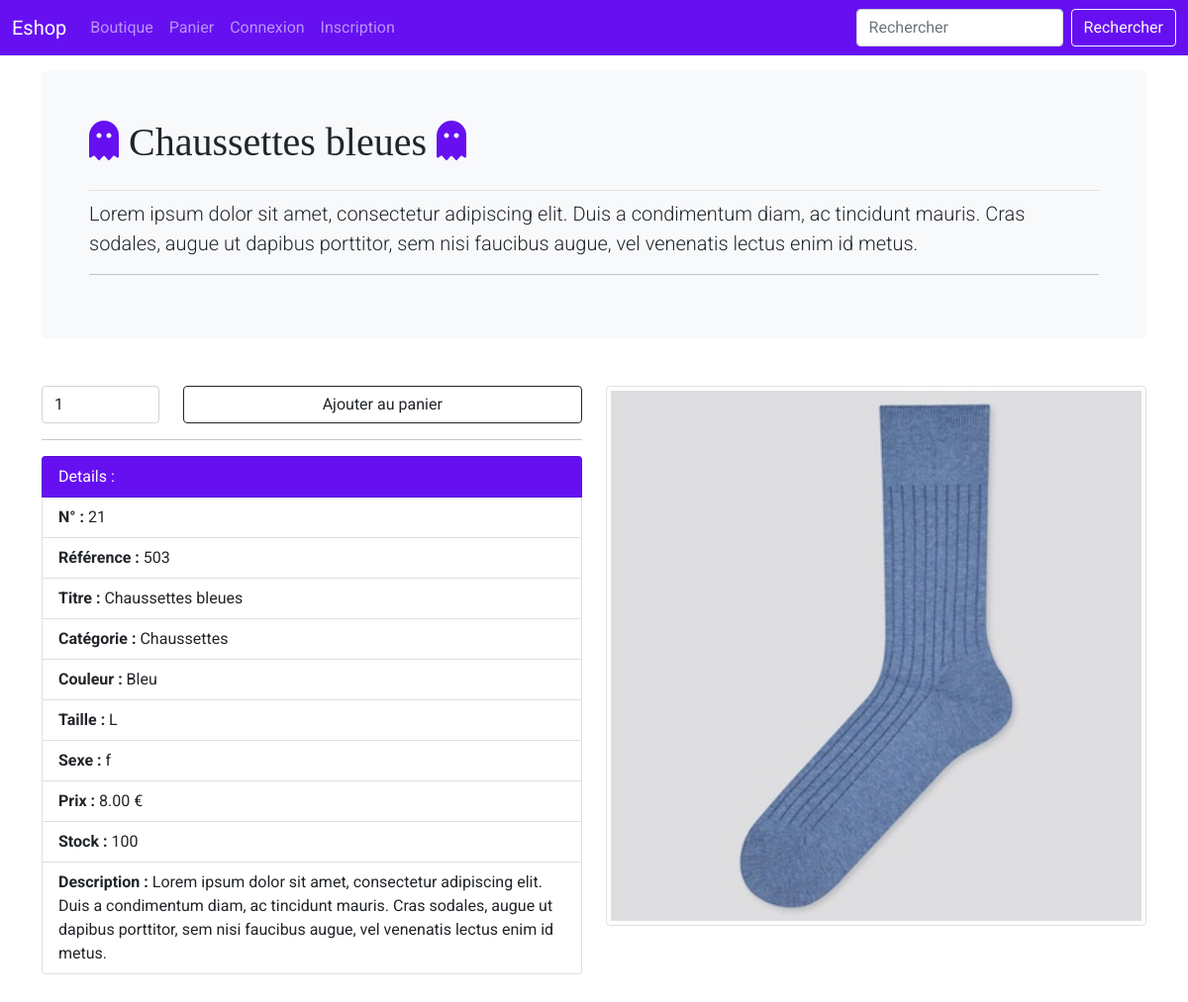
Screenshot of /fiche_article.php?id_article=21 with the database file from the repository.
### tables this page shows
CREATE TABLE IF NOT EXISTS `article` (
  `id_article` int(5) NOT NULL AUTO_INCREMENT,
  `reference` varchar(255) NOT NULL,
  `categorie` varchar(255) NOT NULL,
  `titre` varchar(255) NOT NULL,
  `description` text NOT NULL,
  `couleur` varchar(255) NOT NULL,
  `taille` varchar(255) NOT NULL,
  `sexe` enum('m','f') NOT NULL,
  `photo` varchar(255) NOT NULL,
  `prix` double(7,2) NOT NULL,
  `stock` int(4) NOT NULL,
  PRIMARY KEY (`id_article`),
  UNIQUE KEY `reference` (`reference`)
);

### fiche_article.php (the view, shortened to what this page needs)
<?php
include 'inc/init.inc.php';
if (isset($_GET['id_article'])) {
    $recup_article = $pdo->prepare("SELECT * FROM article WHERE id_article = :id_article");
    $recup_article->bindParam(':id_article', $_GET['id_article'], PDO::PARAM_STR);
    $recup_article->execute();
} else {
    header('location:index.php');
}
$infos_article = $recup_article->fetch(PDO::FETCH_ASSOC);
include 'inc/header.inc.php';
include 'inc/nav.inc.php';
?>
<main class="container">
    <div class="bg-light p-5 rounded">
        <h1 class="pb-4 border-bottom"><i class="fas fa-ghost couleur_icone"></i> <?php echo $infos_article['titre']; ?> <i class="fas fa-ghost couleur_icone"></i></h1>
        <p class="lead"><?php echo $infos_article['description']; ?></p>
        <?php echo $msg . '<hr>';  ?>
    </div>
    <div class="row">
        <div class="col-sm-6 mt-5">
            <?php if($infos_article['stock'] == 0) { ?>
            <p class="alert alert-danger">Rupture de stock pour cet article</p>
            <?php } else { ?>
            <form method="post" action="panier.php">
                <div class="row">
                    <div class="col-3">
                        <select name="quantite" class="form-control">
                        <?php
                            for($i = 1; $i <= $infos_article['stock'] && $i <= 5; $i++) {
                                echo '<option>' . $i . '</option>';
                            }
                        ?>
                        </select>
                    </div>
                    <div class="col-9">
                        <input type="submit" name="ajouter_panier" value="Ajouter au panier" class="btn btn-outline-dark w-100">
                    </div>
                </div>
            </form>
            <?php }  ?>
            <hr>
            <ul class="list-group">
                <li class="list-group-item bg-indigo text-white" aria-current="true">Details :</li>
                <li class="list-group-item"><b>N° :</b> <?php echo $infos_article['id_article']; ?> </li>
                <li class="list-group-item"><b>Référence :</b> <?php echo $infos_article['reference']; ?> </li>
                <li class="list-group-item"><b>Titre :</b> <?php echo $infos_article['titre']; ?> </li>
                <li class="list-group-item"><b>Catégorie :</b> <?php echo $infos_article['categorie']; ?> </li>
                <li class="list-group-item"><b>Couleur :</b> <?php echo $infos_article['couleur']; ?> </li>
                <li class="list-group-item"><b>Taille :</b> <?php echo $infos_article['taille']; ?> </li>
                <li class="list-group-item"><b>Sexe :</b> <?php echo $infos_article['sexe']; ?> </li>
                <li class="list-group-item"><b>Prix :</b> <?php echo $infos_article['prix']; ?> € </li>
                <li class="list-group-item"><b>Stock :</b> <?php echo $infos_article['stock']; ?> </li>
                <li class="list-group-item"><b>Description :</b> <?php echo $infos_article['description']; ?> </li>
            </ul>
        </div>
        <div class="col-sm-6 mt-5">
            <img src="<?php echo URL . 'assets/img_articles/' . $infos_article['photo']; ?>" alt="Image de l'article : <?php echo $infos_article['titre']; ?>" class="img-thumbnail w-100">
        </div>
    </div>
</main>
<?php
include 'inc/footer.inc.php';

### assets/css/style.css (style rules this page uses)
body { min-height: 75rem; padding-top: 4.5rem; }
* { font-family: 'Roboto', sans-serif; }
h1, h2, h3, h4, h5, h6 { font-family: 'Playfair Display', serif; }
.couleur_icone { color: #6610f2; }
.bg-indigo { background-color: #6610f2; }

### rows the page displays
article: titre "Chaussettes bleues", description "Lorem ipsum dolor sit amet, consectetur adipiscing elit. Duis a condimentum diam, ac tincidunt mauris. Cras sodales, augue ut dapibus porttitor, sem nisi faucibus augue, vel venenatis lectus enim id metus.", id_article "21", reference "503", categorie "Chaussettes", couleur "Bleu", taille "L", sexe "f", prix "8.00", stock "100", photo (picture)

### other values shown
form field quantite "1"
